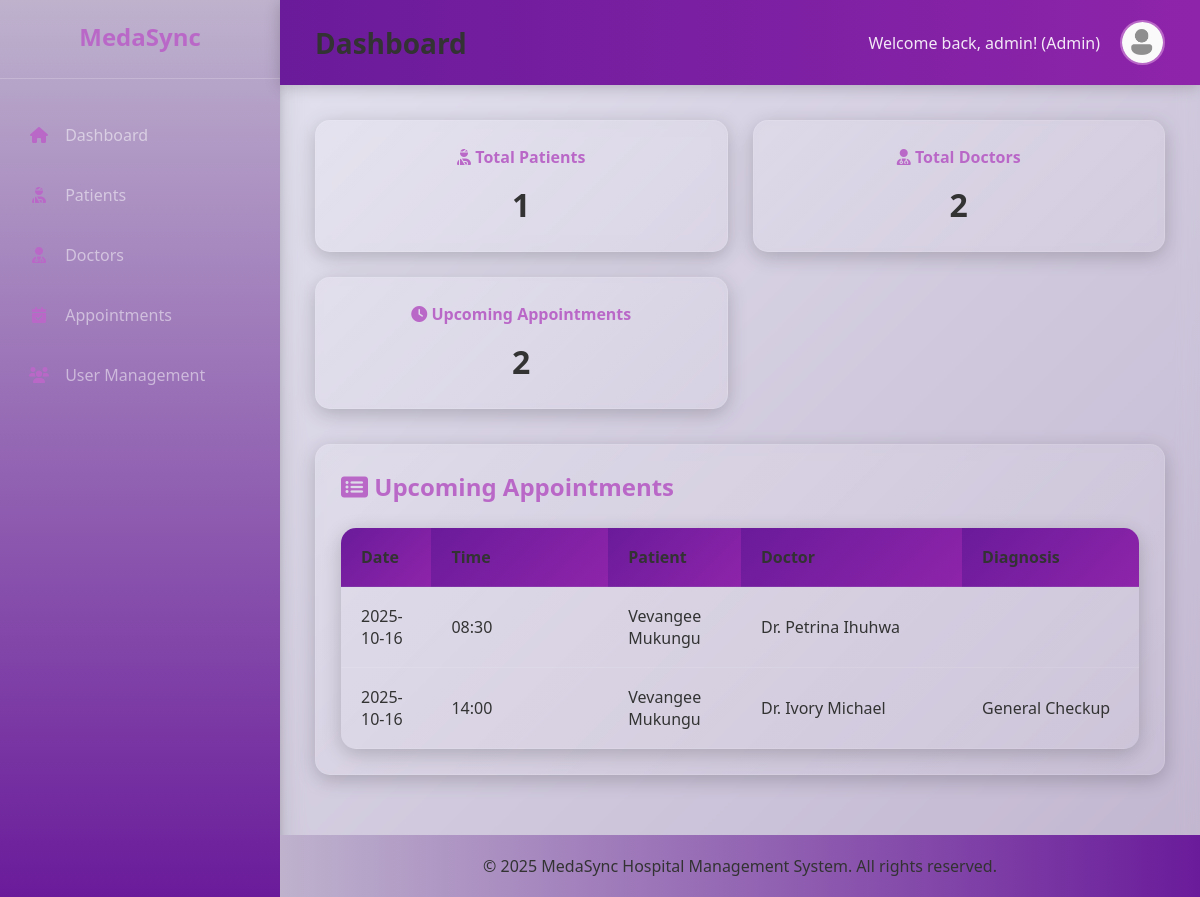
Screenshot of / (signed in) with the database file from the repository.
### models.py (models this page shows, shortened)
class User(db.Model):
    id = db.Column(db.Integer, primary_key=True)
    username = db.Column(db.String(80), unique=True, nullable=False)
    password_hash = db.Column(db.String(120), nullable=False)
    is_admin = db.Column(db.Boolean, default=False)
    created_at = db.Column(db.DateTime, default=datetime.utcnow)

class Appointment(db.Model):
    id = db.Column(db.String(4), primary_key=True)
    date = db.Column(db.String(20), nullable=False)
    time = db.Column(db.String(10), nullable=False)
    duration = db.Column(db.Integer, nullable=False, default=30)
    diagnosis = db.Column(db.Text)
    patient_id = db.Column(db.String(4), db.ForeignKey('patient.id'), nullable=False)
    doctor_id = db.Column(db.String(4), db.ForeignKey('doctor.id'), nullable=False)

class Patient(db.Model):
    id = db.Column(db.String(4), primary_key=True)
    name = db.Column(db.String(100), nullable=False)
    surname = db.Column(db.String(100), nullable=False)
    date_of_birth = db.Column(db.String(20), nullable=False)
    gender = db.Column(db.String(10))
    email = db.Column(db.String(120))
    country_code = db.Column(db.String(10), nullable=False)
    contact_number = db.Column(db.String(20), nullable=False)
    appointments = db.relationship('Appointment', backref='patient', lazy=True)

class Doctor(db.Model):
    id = db.Column(db.String(4), primary_key=True)
    name = db.Column(db.String(100), nullable=False)
    surname = db.Column(db.String(100), nullable=False)
    specialization = db.Column(db.String(50))
    email = db.Column(db.String(120))
    country_code = db.Column(db.String(10), nullable=False)
    contact_number = db.Column(db.String(20), nullable=False)
    appointments = db.relationship('Appointment', backref='doctor', lazy=True)

### app.py (the view)
@app.route('/')
def index():
    if 'user_id' not in session:
        return redirect(url_for('login'))
    with db.session() as session_db:
        stmt = select(User).where(User.id == session['user_id'])
        user = session_db.execute(stmt).scalar_one_or_none()
        if not user:
            session.pop('user_id', None)
            flash('User not found. Please login again.', 'error')
            return redirect(url_for('login'))
        patients_count = session_db.execute(select(func.count(Patient.id))).scalar()
        doctors_count = session_db.execute(select(func.count(Doctor.id))).scalar()
        today = date.today().strftime("%Y-%m-%d")
        stmt = select(Appointment).options(
            joinedload(Appointment.patient),
            joinedload(Appointment.doctor)
        ).where(Appointment.date == today)
        today_appointments = session_db.execute(stmt).scalars().all()
        stmt = select(Appointment).options(
            joinedload(Appointment.patient),
            joinedload(Appointment.doctor)
        ).where(
            Appointment.date >= today
        ).order_by(Appointment.date, Appointment.time).limit(10)
        upcoming_appointments = session_db.execute(stmt).scalars().all()
    return render_template('dashboard.html',
                         username=user.username,
                         patients_count=patients_count,
                         doctors_count=doctors_count,
                         today_appointments=today_appointments,
                         appointments=upcoming_appointments,
                         is_admin=is_admin())

### app.py (called while the page is built)
def is_admin():
    if 'user_id' not in session:
        return False
    with db.session() as session_db:
        stmt = select(User).where(User.id == session['user_id'])
        user = session_db.execute(stmt).scalar_one_or_none()
        return user and user.is_admin

### templates/dashboard.html (shortened to what this page needs)
{% extends "base.html" %}
{% block content %}
<div class="dashboard">
    <div class="stats">
        <div class="stat-card">
            <h3><i class="fas fa-user-injured"></i> Total Patients</h3>
            <p>{{ patients_count }}</p>
        </div>
        <div class="stat-card">
            <h3><i class="fas fa-user-md"></i> Total Doctors</h3>
            <p>{{ doctors_count }}</p>
        </div>
        <div class="stat-card">
            <h3><i class="fas fa-clock"></i> Upcoming Appointments</h3>
            <p>{{ appointments|length }}</p>
        </div>
    </div>
    <div class="dashboard-section">
        <h2><i class="fas fa-list-alt"></i> Upcoming Appointments</h2>
        {% if appointments %}
        <table>
            <thead>
                <tr>
                    <th>Date</th>
                    <th>Time</th>
                    <th>Patient</th>
                    <th>Doctor</th>
                    <th>Diagnosis</th>
                </tr>
            </thead>
            <tbody>
                {% for appt in appointments %}
                <tr>
                    <td>{{ appt.date }}</td>
                    <td>{{ appt.time }}</td>
                    <td>{{ appt.patient.name }} {{ appt.patient.surname }}</td>
                    <td>Dr. {{ appt.doctor.name }} {{ appt.doctor.surname }}</td>
                    <td>{{ appt.diagnosis[:50] }}{% if appt.diagnosis|length > 50 %}...{% endif %}</td>
                </tr>
                {% endfor %}
            </tbody>
        </table>
        {% else %}
        <p class="no-data">No upcoming appointments.</p>
        {% endif %}
    </div>
</div>
{% endblock %}

### templates/base.html (shortened to what this page needs)
<!DOCTYPE html>
<html lang="en">
<head>
    <link rel="stylesheet" href="{{ url_for('static', filename='css/style.css') }}">
    <link href="https://cdnjs.cloudflare.com/ajax/libs/font-awesome/6.0.0/css/all.min.css" rel="stylesheet">
</head>
<body>
    <div class="container">
        <div class="sidebar">
            <div class="logo">
                <h2>MedaSync</h2>
            </div>
            <ul class="menu">
                <li><a href="{{ url_for('index') }}"><i class="fas fa-home"></i> Dashboard</a></li>
                <li><a href="{{ url_for('patients') }}"><i class="fas fa-user-injured"></i> Patients</a></li>
                <li><a href="{{ url_for('doctors') }}"><i class="fas fa-user-md"></i> Doctors</a></li>
                <li><a href="{{ url_for('appointments') }}"><i class="fas fa-calendar-check"></i> Appointments</a></li>
                {% if is_admin %}
                <li><a href="{{ url_for('users') }}"><i class="fas fa-users"></i> User Management</a></li>
                {% endif %}
            </ul>
        </div>
        <div class="main-content">
            <header>
                <div class="header-left">
                    <h1>{% block page_title %}{% endblock %}</h1>
                </div>
                <div class="header-right">
                    <span class="welcome-msg">Welcome back, {{ username }}! {% if is_admin %}(Admin){% endif %}</span>
                    <div class="user-menu">
                        <img src="{{ url_for('static', filename='images/user-icon.png') }}" alt="User Icon">
                    </div>
                </div>
            </header>
            <main>
                {% block content %}{% endblock %}
            </main>
            <footer>
                <p>&copy; 2025 MedaSync Hospital Management System. All rights reserved.</p>
            </footer>
        </div>
    </div>
</body>
</html>

### static/css/style.css (style rules this page uses)
* { margin: 0; padding: 0; box-sizing: border-box; }
:root { --primary-purple: #6a1b9a; --secondary-purple: #8e24aa; --light-purple: #ba68c8; --dark-purple: #beb2cd; --background-dark: #e8e8f4; --background-light: #861f8f; --text-dark: #333; --text-light: #333; --card-dark: #16213e; --card-light: #363434; --border-light: #e0e0e0; --border-dark: #374151; }
body { font-family: 'Segoe UI', Tahoma, Geneva, Verdana, sans-serif; background: linear-gradient(135deg, var(--background-dark) 0%, var(--dark-purple) 100%); color: var(--text-light); min-height: 100vh; }
.container { display: flex; min-height: 100vh; }
.sidebar { width: 280px; background: linear-gradient(180deg, var(--dark-purple) 0%, var(--primary-purple) 100%); color: var(--text-light); padding: 20px 0; box-shadow: 2px 0 10px rgba(0,0,0,0.3); }
.logo { padding: 0 25px 25px; border-bottom: 1px solid rgba(255,255,255,0.2); margin-bottom: 25px; }
.logo h2 { color: var(--light-purple); font-size: 24px; font-weight: 700; }
.menu { list-style: none; }
.menu li { margin-bottom: 8px; }
.menu a { display: block; padding: 15px 25px; color: rgba(255,255,255,0.5); text-decoration: none; transition: all 0.3s ease; border-left: 4px solid transparent; }
.menu i { margin-right: 12px; width: 20px; text-align: center; color: var(--light-purple); }
.main-content { flex: 1; display: flex; flex-direction: column; background: rgba(255,255,255,0.05); backdrop-filter: blur(10px); }
header { background: linear-gradient(90deg, var(--primary-purple) 0%, var(--secondary-purple) 100%); padding: 20px 35px; display: flex; justify-content: space-between; align-items: center; box-shadow: 0 2px 15px rgba(0,0,0,0.2); }
.header-left h1 { color: var(--text-light); font-size: 28px; font-weight: 600; }
.header-right { display: flex; align-items: center; gap: 20px; }
.welcome-msg { color: rgba(255,255,255,0.9); font-weight: 500; font-size: 16px; }
.user-menu { position: relative; cursor: pointer; display: flex; align-items: center; gap: 10px; }
.user-menu img { width: 45px; height: 45px; border-radius: 50%; border: 2px solid var(--light-purple); transition: transform 0.3s ease; }
main { flex: 1; padding: 35px; overflow-y: auto; }
footer { background: linear-gradient(90deg, var(--dark-purple) 0%, var(--primary-purple) 100%); color: var(--text-light); text-align: center; padding: 20px; margin-top: auto; }
table { width: 100%; border-collapse: collapse; margin-top: 25px; background: rgba(255,255,255,0.05); border-radius: 15px; overflow: hidden; box-shadow: 0 5px 20px rgba(0,0,0,0.2); }
th, td { padding: 18px 20px; text-align: left; border-bottom: 1px solid rgba(255,255,255,0.1); }
th { background: linear-gradient(135deg, var(--primary-purple) 0%, var(--secondary-purple) 100%); font-weight: 600; color: var(--text-light); font-size: 16px; }
.stats { display: grid; grid-template-columns: repeat(auto-fit, minmax(280px, 1fr)); gap: 25px; margin-bottom: 35px; }
.stat-card { background: linear-gradient(135deg, rgba(255,255,255,0.1) 0%, rgba(255,255,255,0.05) 100%); padding: 25px; border-radius: 15px; box-shadow: 0 5px 20px rgba(0,0,0,0.2); text-align: center; backdrop-filter: blur(10px); border: 1px solid rgba(255,255,255,0.1); transition: transform 0.3s ease; }
.stat-card h3 { color: var(--light-purple); margin-bottom: 15px; font-size: 16px; font-weight: 600; }
.stat-card p { font-size: 32px; font-weight: 700; color: var(--text-light); }
.dashboard-section { background: linear-gradient(135deg, rgba(255,255,255,0.1) 0%, rgba(255,255,255,0.05) 100%); padding: 25px; border-radius: 15px; box-shadow: 0 5px 20px rgba(0,0,0,0.2); margin-bottom: 25px; backdrop-filter: blur(10px); border: 1px solid rgba(255,255,255,0.1); }
.dashboard-section h2 { color: var(--light-purple); margin-bottom: 20px; font-size: 24px; font-weight: 600; }
.logo { text-align: center; margin-bottom: 30px; }
table th:nth-child(1), table td:nth-child(1) { width: 10%; }
table th:nth-child(2), table td:nth-child(2) { width: 20%; }
table th:nth-child(3), table td:nth-child(3) { width: 15%; }
table th:nth-child(4), table td:nth-child(4) { width: 25%; }
table th:nth-child(5), table td:nth-child(5) { width: 20%; }

### rows the page displays
User: username "admin"
Appointment: date "2025-10-16", time "08:30", patient.name "Vevangee", patient.surname "Mukungu", doctor.name "Petrina", doctor.surname "Ihuhwa"
Appointment: date "2025-10-16", time "14:00", patient.name "Vevangee", patient.surname "Mukungu", doctor.name "Ivory", doctor.surname "Michael", diagnosis "General Checkup"

### other values shown
{{ patients_count }} "1"
{{ doctors_count }} "2"
{{ appointments|length }} "2"
